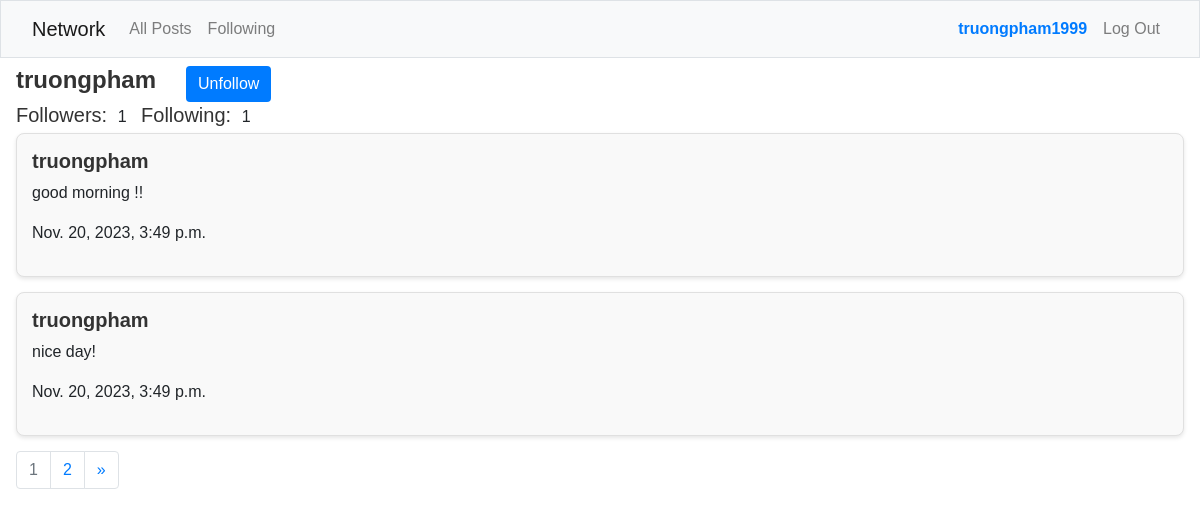
The app's page /profile/1 (signed in) with its own data.
### network/models.py (models this page shows, shortened)
class User(AbstractUser):
    pass

class Post(models.Model):
    content = models.CharField(max_length=1000)
    poster = models.ForeignKey(User, on_delete=models.CASCADE, related_name='posts')
    date = models.DateTimeField(auto_now_add=True)

### network/views.py (the view)
# urls.py: path("profile/<int:user_id>", views.profile, name="profile"),
def profile(request, user_id):
    profile_user = User.objects.get(pk=user_id)
    posts = profile_user.posts.all().order_by('-date')
    followers_count = profile_user.followed.count()
    following_count = profile_user.followers.count()
    posts, previous_page, next_page = paginate_posts(posts, request.GET.get('page'), 2)
    is_following = False
    if request.user.is_authenticated and request.user != profile_user:
        is_following = Follow.objects.filter(follower=request.user, followed=profile_user).exists()
    return render(request, "network/profile.html", {
        "profile_user": profile_user,
        "posts": posts,
        "previous_page": previous_page,
        "next_page": next_page,
        "is_following": is_following,
        "followers_count": followers_count,
        "following_count": following_count,
    })

### network/views.py (called while the page is built)
def paginate_posts(posts, page_number, posts_per_page):
    paginator = Paginator(posts, posts_per_page)
    page = page_number
    try:
        posts = paginator.page(page)
    except PageNotAnInteger:
        posts = paginator.page(1)
    except EmptyPage:
        posts = paginator.page(paginator.num.pages)
    previous_page = posts.previous_page_number() if posts.has_previous() else None
    next_page = posts.next_page_number() if posts.has_next() else None
    return posts, previous_page, next_page

### network/templates/network/profile.html (shortened to what this page needs)
{% extends "network/layout.html" %}
{% load static %}
{% block body %}
    <div class="mt-2 mx-3">
        <div class="flex-container">
            <div>
                <h4><strong>{{ profile_user.username }}</strong></h4>
            </div>
            <div>
                {% if user.is_authenticated and profile_user.id != user.id %}
                    <button id="follow-btn" data-user-id="{{ profile_user.id }}" data-follow="{{ is_following|yesno:'true,false' }}" data-csrf-token="{{ csrf_token }}" class="btn btn-primary">
                        {% if not is_following %}
                            Follow
                        {% else %}
                            Unfollow
                        {% endif %}
                    </button>
                {% endif %}
            </div>
        </div>
        <div class="inline-style">
            <div class="inline-style">
                <h5>Followers: </h5><p id="followers-count">{{ followers_count }}</p>
            </div>
            <div class="inline-style">
                <h5>Following: </h5><p id="following-count">{{ following_count }}</p>
            </div>
        </div>
        {% for post in posts %}
            <div class="post-form mt-1 text-left">
                <a href="{% url 'profile' post.poster.id %}"><h5><strong>{{ post.poster }}</strong></h5></a>
                <p>{{ post.content }}</p>
                <p>{{ post.date }}</p>
            </div>
        {% endfor %}
        <nav aria-label="Page navigation example">
            <ul class="pagination">
                <li class="page-item disabled"><span class="page-link color-type">{{ posts.number }}</span></li>
                {% if posts.has_next %}
                    <li class="page-item"><a class="page-link" href="?page={{ posts.next_page_number }}">{{ next_page }}</a></li>
                    <li class="page-item">
                        <a class="page-link" href="?page={{ posts.paginator.num_pages }}" aria-label="Next">
                            <span aria-hidden="true">&raquo;</span>
                        </a>
                    </li>
                {% endif %}
            </ul>
        </nav>
    </div>
{% endblock %}

### network/templates/network/layout.html (shortened to what this page needs)
{% load static %}
<!DOCTYPE html>
<html lang="en">
    <head>
        <link rel="stylesheet" href="https://stackpath.bootstrapcdn.com/bootstrap/4.4.1/css/bootstrap.min.css">
        <link rel="stylesheet" href="https://cdn.jsdelivr.net/npm/bootstrap-icons@1.8.1/font/bootstrap-icons.css">
        <link href="{% static 'network/styles.css' %}" rel="stylesheet">
    </head>
    <body>
        <nav class="bg-light border navbar navbar-expand-md navbar-light">
            <div class="container-fluid">
                <a class="navbar-brand" href="{% url 'index' %}">Network</a>
                <div class="collapse navbar-collapse justify-content-between" id="navbar">
                    <ul class="navbar-nav">
                        {% if user.is_authenticated %}
                            <li class="nav-item">
                                <a class="nav-link" href="{% url 'index' %}">All Posts</a>
                            </li>
                            <li class="nav-item">
                                <a class="nav-link" href="{% url 'following_page' %}">Following</a>
                            </li>
                        {% else %}
                            <li class="nav-item">
                                <a class="nav-link" href="{% url 'index' %}">All Posts</a>
                            </li>
                        {% endif %}
                    </ul>
                    <ul class="navbar-nav">
                        {% if user.is_authenticated %}
                            <li class="nav-item">
                                <a class="nav-link" href="{% url 'profile' user.id %}"><strong style="color: #007bff;">{{ user.username }}</strong></a>
                            </li>
                            <li class="nav-item">
                                <a class="nav-link" href="{% url 'logout' %}">Log Out</a>
                            </li>
                        {% endif %}
                    </ul>
                </div>
            </div>
        </nav>
        <div class="body">
            {% block body %}
            {% endblock %}
        </div>
    </body>
</html>

### network/static/network/styles.css (style rules this page uses)
.post-form { border: 2px solid #ccc; padding: 10px; margin-bottom: 10px; border-radius: 7px; }
.color-type { color: grey; }
.inline-style h5, .inline-style p , .inline-style div { display: inline; margin-right: 5px; }
.flex-container { display: flex; flex-direction: row; gap: 30px; }
.post-form { background-color: #f9f9f9; border: 1px solid #e0e0e0; padding: 15px; margin-bottom: 15px; border-radius: 8px; box-shadow: 0 2px 4px rgba(0, 0, 0, 0.1); }
body { font-family: 'Arial', sans-serif; }
h2, h4, h5 { color: #333; }
.btn-primary { background-color: #007bff; border: none; }
.flex-container, .flex-container-2 { align-items: center; }

### records on screen
User: username "truongpham1999"
User: username "truongpham"
Post: poster "truongpham", content "good morning !!", date "Nov. 20, 2023, 3:49 p.m."
Post: poster "truongpham", content "nice day!", date "Nov. 20, 2023, 3:49 p.m."

### other values on screen
{{ followers_count }} "1"
{{ following_count }} "1"
{{ posts.number }} "1"
{{ next_page }} "2"
